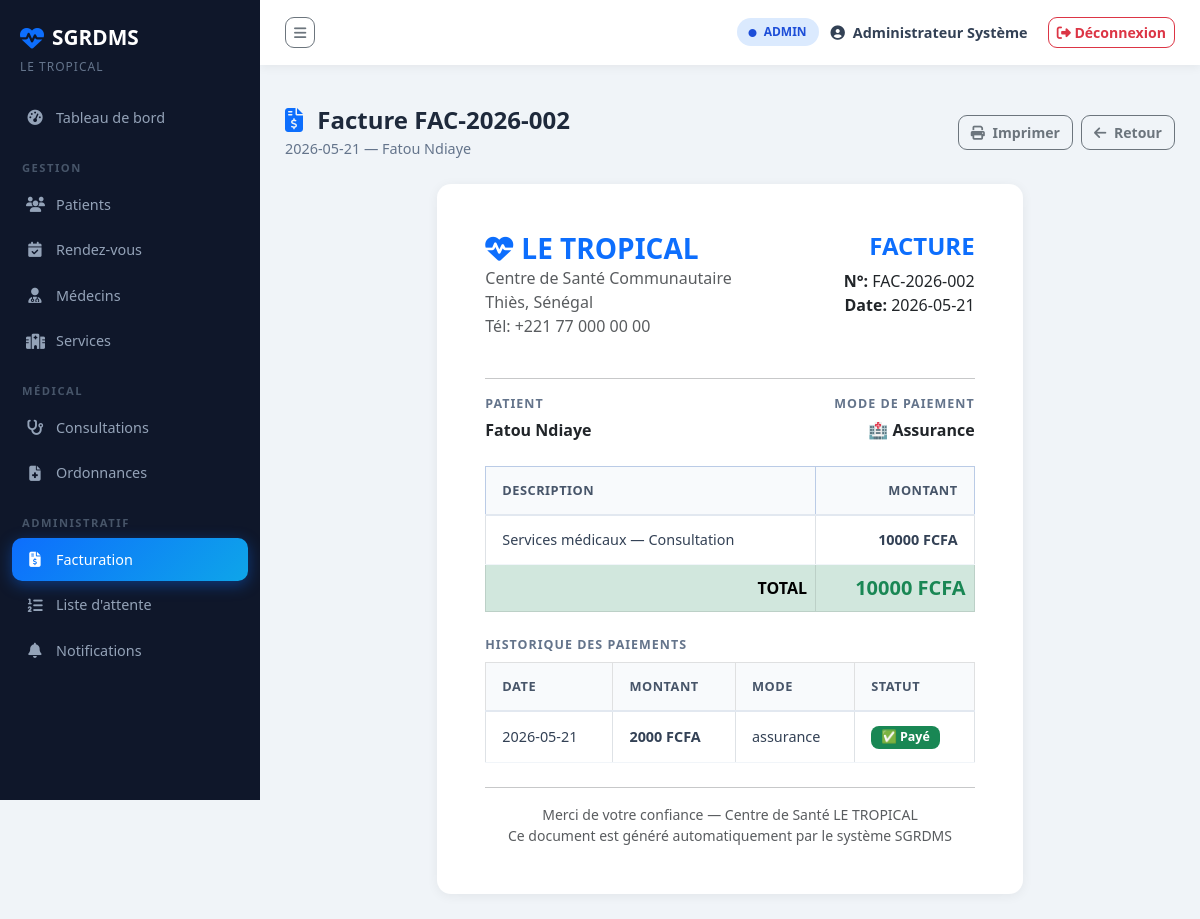
The page /factures/2 (signed in) on the database its author committed.
### tables this page shows
CREATE TABLE FACTURE (
    id_facture      INTEGER PRIMARY KEY AUTOINCREMENT,
    date_facturation TEXT   NOT NULL DEFAULT (DATE('now')),
    montant_total   REAL    NOT NULL,
    mode_paiement   TEXT,
    num_facture     TEXT    UNIQUE NOT NULL,
    id_patient      INTEGER NOT NULL,
    FOREIGN KEY (id_patient) REFERENCES PATIENT(id_patient)
);

CREATE TABLE PAIEMENT (
    id_paiement     INTEGER PRIMARY KEY AUTOINCREMENT,
    date_paiement   TEXT    NOT NULL DEFAULT (DATE('now')),
    montant         REAL    NOT NULL,
    mode_paiement   TEXT,
    statut_paiement TEXT    DEFAULT 'en_attente'
                        CHECK(statut_paiement IN ('en_attente','paye','echec')),
    type_paiement   TEXT,   -- ex: "especes", "carte", "assurance"
    id_facture      INTEGER NOT NULL,
    FOREIGN KEY (id_facture) REFERENCES FACTURE(id_facture)
);

### app.py (the view)
@app.route("/factures/<int:id>")
@login_required
def facture_detail(id):
    conn = get_db()
    facture = conn.execute("""
        SELECT f.*, p.prenom || ' ' || p.nom AS patient
        FROM FACTURE f
        JOIN PATIENT p ON f.id_patient = p.id_patient
        WHERE f.id_facture = ?
    """, (id,)).fetchone()
    paiements = conn.execute(
        "SELECT * FROM PAIEMENT WHERE id_facture = ?", (id,)
    ).fetchall()
    conn.close()
    if not facture:
        flash("Facture introuvable.", "danger")
        return redirect(url_for("factures_liste"))
    return render_template("factures/detail.html", facture=facture, paiements=paiements)

### app.py (called while the page is built)
def get_db():
    conn = sqlite3.connect(DB_PATH)
    conn.row_factory = sqlite3.Row
    conn.execute("PRAGMA foreign_keys = ON")
    return conn

def login_required(f):
    from functools import wraps
    @wraps(f)
    def decorated(*args, **kwargs):
        if "user" not in session:
            flash("Veuillez vous connecter.", "warning")
            return redirect(url_for("login"))
        return f(*args, **kwargs)
    return decorated

### templates/factures/detail.html (shortened to what this page needs)
{% extends "base.html" %}
{% block content %}
<div class="page-header">
    <div>
        <h2><i class="fas fa-file-invoice-dollar me-2 text-primary"></i>
            Facture {{ facture.num_facture }}
        </h2>
        <p>{{ facture.date_facturation }} — {{ facture.patient }}</p>
    </div>
    <div class="d-flex gap-2">
        <button onclick="window.print()" class="btn btn-outline-secondary">
            <i class="fas fa-print me-1"></i> Imprimer
        </button>
        <a href="{{ url_for('factures_liste') }}" class="btn btn-outline-secondary">
            <i class="fas fa-arrow-left me-1"></i> Retour
        </a>
    </div>
</div>
<div class="row justify-content-center">
    <div class="col-lg-8">
        <div class="card" id="facture-print">
            <div class="card-body p-5">
                <div class="d-flex justify-content-between align-items-start mb-4">
                    <div>
                        <h3 class="fw-800 text-primary mb-0">
                            <i class="fas fa-heartbeat me-2"></i>LE TROPICAL
                        </h3>
                        <p class="text-muted mb-0">Centre de Santé Communautaire</p>
                        <p class="text-muted mb-0">Thiès, Sénégal</p>
                        <p class="text-muted">Tél: +221 77 000 00 00</p>
                    </div>
                    <div class="text-end">
                        <h4 class="fw-700 text-uppercase text-primary">Facture</h4>
                        <p class="mb-0"><strong>N°:</strong> {{ facture.num_facture }}</p>
                        <p class="mb-0"><strong>Date:</strong> {{ facture.date_facturation }}</p>
                    </div>
                </div>
                <hr>
                <div class="row mb-4">
                    <div class="col-md-6">
                        <div class="facture-section">
                            <div class="facture-section-title">Patient</div>
                            <p class="fw-700 mb-0">{{ facture.patient }}</p>
                        </div>
                    </div>
                    <div class="col-md-6 text-md-end">
                        <div class="facture-section">
                            <div class="facture-section-title">Mode de paiement</div>
                            <p class="fw-700 mb-0">
                                {% if facture.mode_paiement == 'especes' %}💵 Espèces
                                {% elif facture.mode_paiement == 'carte' %}💳 Carte bancaire
                                {% elif facture.mode_paiement == 'assurance' %}🏥 Assurance
                                {% elif facture.mode_paiement == 'mobile' %}📱 Mobile Money
                                {% else %}{{ facture.mode_paiement }}{% endif %}
                            </p>
                        </div>
                    </div>
                </div>
                <div class="table-responsive mb-4">
                    <table class="table table-bordered">
                        <thead class="table-primary">
                            <tr>
                                <th>Description</th>
                                <th class="text-end">Montant</th>
                            </tr>
                        </thead>
                        <tbody>
                            <tr>
                                <td>Services médicaux — Consultation</td>
                                <td class="text-end fw-600">
                                    {{ facture.montant_total | int }} FCFA
                                </td>
                            </tr>
                        </tbody>
                        <tfoot>
                            <tr class="table-success">
                                <td class="fw-700 text-end">TOTAL</td>
                                <td class="fw-800 text-end text-success fs-5">
                                    {{ facture.montant_total | int }} FCFA
                                </td>
                            </tr>
                        </tfoot>
                    </table>
                </div>
                <div class="mb-4">
                    <div class="facture-section-title mb-2">Historique des paiements</div>
                    {% if paiements %}
                    <table class="table table-sm table-bordered">
                        <thead class="table-light">
                            <tr>
                                <th>Date</th>
                                <th>Montant</th>
                                <th>Mode</th>
                                <th>Statut</th>
                            </tr>
                        </thead>
                        <tbody>
                            {% for pay in paiements %}
                            <tr>
                                <td>{{ pay.date_paiement }}</td>
                                <td><strong>{{ pay.montant | int }} FCFA</strong></td>
                                <td>{{ pay.mode_paiement }}</td>
                                <td>
                                    {% if pay.statut_paiement == 'paye' %}
                                        <span class="badge bg-success">✅ Payé</span>
                                    {% elif pay.statut_paiement == 'en_attente' %}
                                        <span class="badge bg-warning text-dark">⏳ En attente</span>
                                    {% else %}
                                        <span class="badge bg-danger">❌ Échec</span>
                                    {% endif %}
                                </td>
                            </tr>
                            {% endfor %}
                        </tbody>
                    </table>
                    {% else %}
                    <p class="text-muted">Aucun paiement enregistré.</p>
                    {% endif %}
                </div>
                <hr>
                <div class="text-center text-muted small">
                    <p class="mb-0">Merci de votre confiance — Centre de Santé LE TROPICAL</p>
                    <p class="mb-0">Ce document est généré automatiquement par le système SGRDMS</p>
                </div>
            </div>
        </div>
    </div>
</div>
{% endblock %}

### static/css/style.css (style rules this page uses)
:root { --primary: #0d6efd; --success: #198754; --sidebar-w: 260px; --topbar-h: 65px; --bg: #f0f4f8; --sidebar-bg: #0f172a; --card-radius: 14px; }
* { box-sizing: border-box; }
body { font-family: 'Segoe UI', sans-serif; background: var(--bg); margin: 0; overflow-x: hidden; }
.page-header { display: flex; align-items: center; justify-content: space-between; margin-bottom: 25px; }
.page-header h2 { font-size: 1.5rem; font-weight: 700; color: #1e293b; margin: 0; }
.page-header p { color: #64748b; margin: 3px 0 0; font-size: 0.9rem; }
.card { border: none; border-radius: var(--card-radius); box-shadow: 0 2px 12px rgba(0,0,0,0.06); }
.table { margin: 0; }
.table thead th { background: #f8fafc; color: #475569; font-size: 0.8rem; font-weight: 700; text-transform: uppercase; letter-spacing: 0.5px; border-bottom: 2px solid #e2e8f0; padding: 14px 16px; }
.table tbody td { padding: 13px 16px; vertical-align: middle; color: #334155; font-size: 0.9rem; border-bottom: 1px solid #f1f5f9; }
.badge { border-radius: 8px; padding: 5px 10px; font-size: 0.78rem; font-weight: 600; }
.btn { border-radius: 9px; font-weight: 600; font-size: 0.88rem; }

### templates/factures/detail.html (style rules this page uses)
.fw-700 { font-weight: 700; }
.fw-800 { font-weight: 800; }
.fw-600 { font-weight: 600; }
.facture-section-title { font-size: 0.78rem; font-weight: 700; text-transform: uppercase; color: #64748b; letter-spacing: 1px; margin-bottom: 4px; }

### rows shown on the page
FACTURE: num_facture "FAC-2026-002", date_facturation "2026-05-21", montant_total "10000"
PAIEMENT: date_paiement "2026-05-21", montant "2000", mode_paiement "assurance", statut_paiement "✅ Payé"

### other values the page prints
{{ session.role | upper }} "ADMIN"
{{ session.nom }} "Administrateur Système"
{{ facture.patient }} "Fatou Ndiaye"
